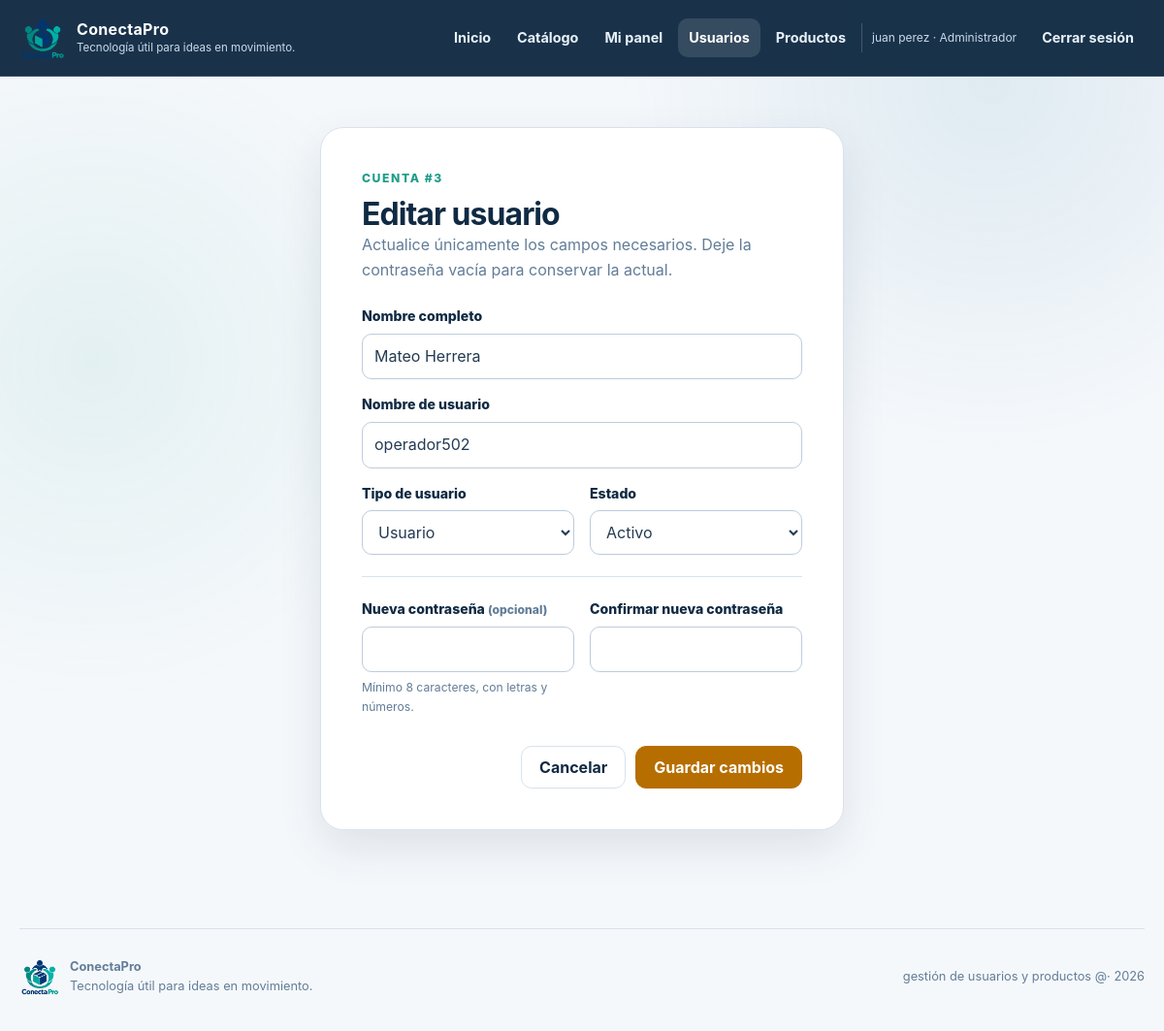
Page /usuarios/editar.php?id=3 (signed in) on the committed database.
### tables this page shows
CREATE TABLE IF NOT EXISTS usuarios (
    id_usuario INT UNSIGNED AUTO_INCREMENT PRIMARY KEY,
    nombre VARCHAR(100) NOT NULL,
    usuario VARCHAR(30) NOT NULL,
    password VARCHAR(255) NOT NULL,

    tipo ENUM(
        'administrador',
        'usuario',
        'visitante'
    ) NOT NULL DEFAULT 'visitante',

    estado ENUM(
        'Activo',
        'Inactivo'
    ) NOT NULL DEFAULT 'Activo',

    creado_por INT UNSIGNED NULL,
    ultimo_acceso DATETIME NULL,

    creado_en TIMESTAMP NOT NULL
        DEFAULT CURRENT_TIMESTAMP,

    actualizado_en TIMESTAMP NOT NULL
        DEFAULT CURRENT_TIMESTAMP
        ON UPDATE CURRENT_TIMESTAMP,

    CONSTRAINT uq_usuarios_usuario
        UNIQUE (usuario),

    INDEX idx_usuarios_tipo_estado (tipo, estado),

    CONSTRAINT fk_usuarios_creado_por
        FOREIGN KEY (creado_por)
        REFERENCES usuarios (id_usuario)
        ON UPDATE CASCADE
        ON DELETE SET NULL
);

### funciones.php (called while the page is built, shortened)
<?php
function escapar(?string $valor): string
{
    return htmlspecialchars($valor ?? "", ENT_QUOTES | ENT_SUBSTITUTE, "UTF-8");
}
function id_valido(mixed $valor): int
{
    $id = filter_var($valor, FILTER_VALIDATE_INT, [
        "options" => ["min_range" => 1]
    ]);
    return $id === false ? 0 : (int) $id;
}

### usuarios/editar.php (the view, shortened to what this page needs)
<?php
require_once __DIR__ . "/../funciones.php";
require_once __DIR__ . "/../conexion.php";
$id_usuario = id_valido($_POST["id_usuario"] ?? $_GET["id"] ?? null);
$consulta_usuario = $conexion->prepare(
    "SELECT id_usuario, nombre, usuario, tipo, estado
     FROM usuarios
     WHERE id_usuario = ?
     LIMIT 1"
);
$consulta_usuario->bind_param("i", $id_usuario);
$consulta_usuario->execute();
$datos_usuario = $consulta_usuario->get_result()->fetch_assoc();
$nombre = $datos_usuario["nombre"];
$usuario = $datos_usuario["usuario"];
$tipo = $datos_usuario["tipo"];
$estado = $datos_usuario["estado"];
require __DIR__ . "/../includes/encabezado.php";
?>
<main id="contenido" class="contenedor-formulario">
    <section class="formulario">
        <div class="cabecera-formulario">
            <span class="etiqueta-superior">Cuenta #<?php echo $id_usuario; ?></span>
            <h1>Editar usuario</h1>
            <p>Actualice únicamente los campos necesarios. Deje la contraseña vacía para conservar la actual.</p>
        </div>
        <form method="POST" action="editar.php">
            <div class="campo"><label for="nombre">Nombre completo</label><input id="nombre" type="text" name="nombre" value="<?php echo escapar($nombre); ?>" minlength="3" maxlength="100" required></div>
            <div class="campo"><label for="usuario">Nombre de usuario</label><input id="usuario" type="text" name="usuario" value="<?php echo escapar($usuario); ?>" minlength="4" maxlength="30" pattern="[a-z0-9._-]+" required></div>
            <div class="formulario-dos-columnas">
                <div class="campo"><label for="tipo">Tipo de usuario</label><select id="tipo" name="tipo" required><option value="usuario" <?php echo $tipo === "usuario" ? "selected" : ""; ?>>Usuario</option></select></div>
                <div class="campo"><label for="estado">Estado</label><select id="estado" name="estado" required><option value="Activo" <?php echo $estado === "Activo" ? "selected" : ""; ?>>Activo</option></select></div>
            </div>
            <hr>
            <div class="formulario-dos-columnas">
                <div class="campo"><label for="nuevo_password">Nueva contraseña <span class="opcional">(opcional)</span></label><input id="nuevo_password" type="password" name="nuevo_password" minlength="8" maxlength="255" autocomplete="new-password"><small>Mínimo 8 caracteres, con letras y números.</small></div>
                <div class="campo"><label for="confirmar_password">Confirmar nueva contraseña</label><input id="confirmar_password" type="password" name="confirmar_password" minlength="8" maxlength="255" autocomplete="new-password"></div>
            </div>
            <div class="acciones-formulario"><a class="boton boton-secundario" href="listar.php">Cancelar</a><button class="boton btn-editar" type="submit">Guardar cambios</button></div>
        </form>
    </section>
</main>
<?php
require __DIR__ . "/../includes/pie.php";
?>

### css/style.css (style rules this page uses)
:root { --azul-950: #102a43; --azul-900: #163a5f; --azul-800: #1d4f7a; --azul-600: #247ba0; --azul-100: #dceef8; --menta-600: #1f9d8a; --menta-100: #d9f3ed; --coral-500: #ef8354; --coral-100: #ffebe2; --amarillo-400: #f6c453; --tinta: #243b53; --texto-suave: #627d98; --borde: #d9e2ec; --fondo: #f5f8fb; --blanco: #ffffff; --error: #b42318; --error-fondo: #ffebe9; --exito: #087f5b; --exito-fondo: #dcfce7; --aviso: #8a4b08; --aviso-fondo: #fff3cd; --sombra: 0 18px 45px rgba(16, 42, 67, 0.10); --sombra-suave: 0 8px 24px rgba(16, 42, 67, 0.08); --radio: 18px; }
* { box-sizing: border-box; margin: 0; padding: 0; }
html { scroll-behavior: smooth; }
body { min-height: 100vh; background: var(--fondo); color: var(--tinta); font-family: Inter, ui-sans-serif, system-ui, -apple-system, BlinkMacSystemFont, "Segoe UI", sans-serif; line-height: 1.6; }
body::before { position: fixed; inset: 0; z-index: -1; background: radial-gradient(circle at 85% 8%, rgba(36, 123, 160, 0.10), transparent 24rem), radial-gradient(circle at 8% 35%, rgba(31, 157, 138, 0.08), transparent 22rem); content: ""; pointer-events: none; }
a { color: var(--azul-800); text-decoration: none; }
button, input, select, textarea { font: inherit; }
button { cursor: pointer; }
main { width: min(1200px, calc(100% - 40px)); margin: 0 auto; }
h1, h2, h3 { color: var(--azul-950); line-height: 1.18; }
h1 { font-size: clamp(2rem, 5vw, 4.6rem); letter-spacing: -0.045em; }
.etiqueta-superior { display: block; margin-bottom: 9px; color: var(--menta-600); font-size: 0.76rem; font-weight: 800; letter-spacing: 0.13em; text-transform: uppercase; }
.boton { display: inline-flex; align-items: center; justify-content: center; min-height: 44px; padding: 10px 18px; border: 1px solid var(--azul-950); border-radius: 11px; background: var(--azul-950); color: var(--blanco); font-weight: 750; line-height: 1.2; transition: transform 0.2s ease, background 0.2s ease, box-shadow 0.2s ease; }
.boton-secundario { border-color: var(--borde); background: var(--blanco); color: var(--azul-950); }
.grupo-botones, .acciones-formulario { display: flex; align-items: center; flex-wrap: wrap; gap: 10px; }
.acciones-formulario { justify-content: flex-end; margin-top: 16px; }
.btn-editar { border-color: #b76e00; background: #b76e00; }
.login, .formulario { width: min(100%, 540px); padding: clamp(25px, 5vw, 42px); border: 1px solid var(--borde); border-radius: 24px; background: var(--blanco); box-shadow: var(--sombra); }
.login h1, .formulario h1 { font-size: 2rem; letter-spacing: -0.03em; }
.login > p, .cabecera-formulario > p { margin-bottom: 22px; color: var(--texto-suave); }
.login form, .formulario form { display: flex; flex-direction: column; gap: 15px; }
.campo { display: flex; flex-direction: column; gap: 6px; }
.campo label { color: var(--azul-950); font-size: 0.88rem; font-weight: 760; }
.campo small, .opcional, .texto-suave { color: var(--texto-suave); font-size: 0.76rem; }
input, select, textarea { width: 100%; min-height: 46px; padding: 10px 12px; border: 1px solid #bcccdc; border-radius: 10px; outline: none; background: var(--blanco); color: var(--tinta); transition: border 0.18s ease, box-shadow 0.18s ease; }
.contenedor-formulario { display: grid; place-items: start center; min-height: calc(100vh - 160px); padding: 52px 0 76px; }
.cabecera-formulario { margin-bottom: 24px; }
.formulario-dos-columnas, .formulario-tres-columnas { display: grid; grid-template-columns: repeat(2, minmax(0, 1fr)); gap: 16px; }
.formulario hr { margin: 7px 0; border: 0; border-top: 1px solid var(--borde); }

### rows in the picture
usuarios: nombre "Mateo Herrera", usuario "operador502", estado "Activo"

### other values in the picture
escapar(APP_NOMBRE) "ConectaPro"
escapar(APP_ESLOGAN) "Tecnología útil para ideas en movimiento."
escapar($_SESSION["nombre"] ?? $_SESSION["usuario"] ?? "Usuario") "juan perez"
escapar(nombre_rol($tipo_actual)) "Administrador"
$id_usuario "3"
